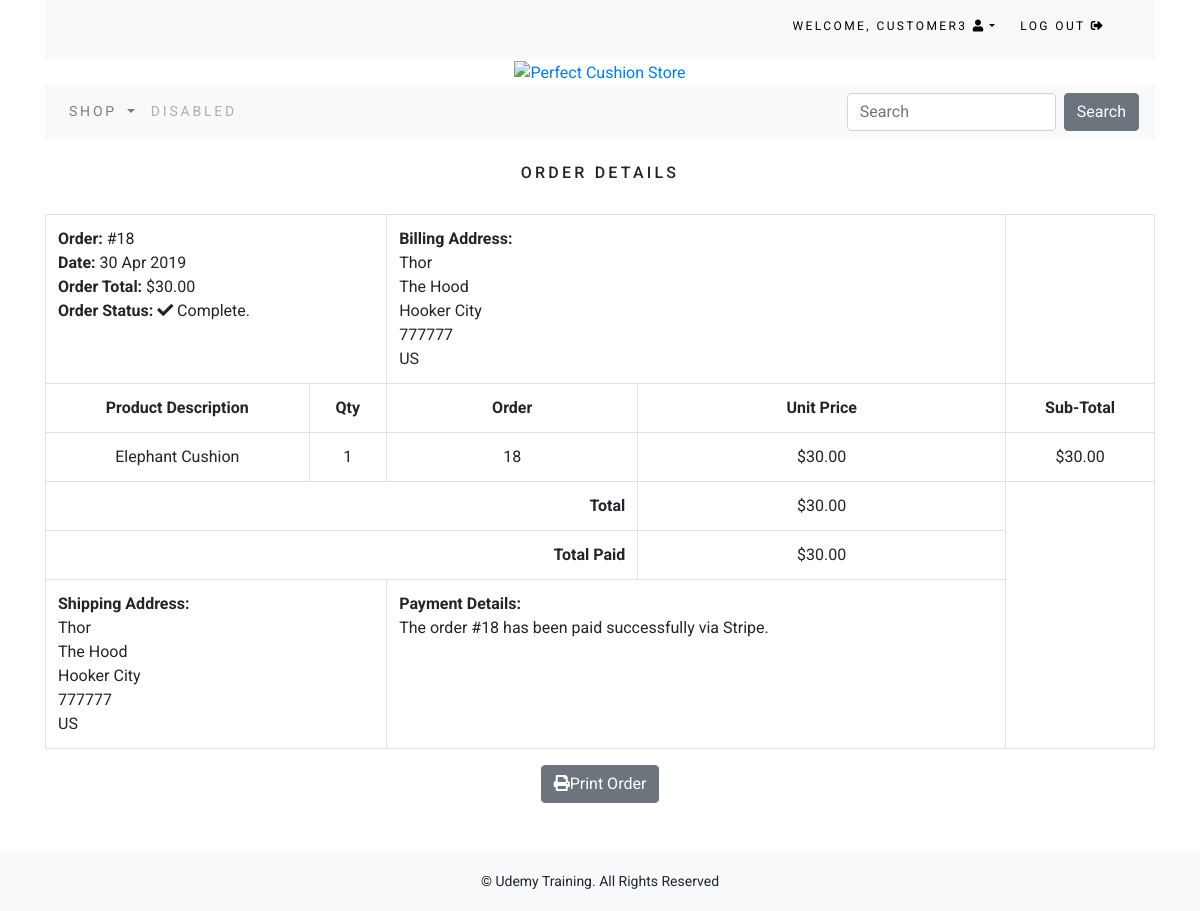
Page /order/detail/18/ (signed in) on the committed database.
### order/models.py (models this page shows, shortened)
class Order(models.Model):
    token = models.CharField(max_length=250, blank=True)
    total = models.DecimalField(max_digits=10, decimal_places=2, verbose_name='USD Order Total')
    emailAddress = models.EmailField(max_length=250, blank=True, verbose_name='Email Address')
    user = models.ForeignKey(User, blank=True, null=True, related_name='order', on_delete=models.CASCADE)
    created = models.DateTimeField(auto_now_add=True)
    billingName = models.CharField(max_length=250, blank=True)
    billingAddress1 = models.CharField(max_length=250, blank=True)
    billingCity = models.CharField(max_length=250, blank=True)
    billingPostcode = models.CharField(max_length=250, blank=True)
    billingCountry = models.CharField(max_length=250, blank=True)
    shippingName = models.CharField(max_length=250, blank=True)
    shippingAddress1 = models.CharField(max_length=250, blank=True)
    shippingCity = models.CharField(max_length=250, blank=True)
    shippingPostCode = models.CharField(max_length=250, blank=True)
    shippingCountry = models.CharField(max_length=250, blank=True)
    class Meta:
        db_table = 'Order'
        ordering = ['-created']
    def __str__(self):
        return str(self.id)

class OrderItem(models.Model):
    product = models.CharField(max_length=250)
    quantity = models.IntegerField()
    price = models.DecimalField(max_digits=10, decimal_places=2, verbose_name='USD Price')
    order = models.ForeignKey(Order, on_delete=models.CASCADE)
    class Meta:
        db_table = 'OrderItem'
    def sub_total(self):
        return self.quantity * self.price

### order/views.py (the view)
# urls.py: path('detail/<int:pk>/', views.OrderDetail.as_view(), name='order_detail'),
class OrderDetail(LoginRequiredMixin, generic.DetailView):
    model = OrderItem
    template_name = 'admin/order/order_detail.html'
    def get_queryset(self):
        return Order.objects.filter(user=self.request.user)
    def get_context_data(self, **kwargs):
        context = super().get_context_data(**kwargs)
        context['order_items'] = OrderItem.objects.filter(order=self.kwargs['pk'])
        return context

### cart/context_processors.py (called while the page is built)
def counter(request):
    item_count = 0
    if 'admin' in request.path:
        return {}
    else:
        try:
            cart = Cart.objects.filter(cart_id=_cart_id(request))
            cart_items = CartItem.objects.all().filter(cart=cart[:1])
            for cart_item in cart_items:
                item_count += cart_item.quantity
        except Cart.DoesNotExist:
            item_count = 0
    return dict(item_count = item_count)

### cart/views.py (called while the page is built)
def _cart_id(request):
    cart = request.session.session_key
    if not cart:
        cart = request.session.create()
    return cart

### order/templates/admin/order/order_detail.html (shortened to what this page needs)
{% extends 'base.html' %}
{% load staticfiles %}
{% block content %}
<div>
    <div class="text-center">
        <br>
        <h1 class="text-center my_title">Order Details</h1>
        <br>
        <table class="table table-bordered">
            <tr>
                <td class="text-left" colspan="2">
                    <b>Order: </b>#{{ order.id }}<br>
                    <b>Date: </b>{{ order.created|date:"d M Y" }}<br>
                    <b>Order Total: </b>${{ order.total }}<br>
                    <b>Order Status: </b><i class="fas fa-check"></i> Complete.
                </td>
                <td class="text-left" colspan="2">
                    <b>Billing Address: </b><br>
                    {{ order.billingName }}<br>
                    {{ order.billingAddress1 }}<br>
                    {{ order.billingCity }}<br>
                    {{ order.billingPostcode }}<br>
                    {{ order.billingCountry }}<br>
                </td>
            </tr>
            <tr>
                <td><b>Product Description</b></td>
                <td><b>Qty</b></td>
                <td><b>Order</b></td>
                <td><b>Unit Price</b></td>
                <td><b>Sub-Total</b></td>
            </tr>
            {% for item in order_items %}
            <tr>
                <td>{{ item.product }}</td>
                <td>{{ item.quantity }}</td>
                <td>{{ item.order }}</td>
                <td>${{ item.price }}</td>
                <td>${{ item.sub_total }}</td>
            </tr>
            {% endfor %}
            <tr>
                <td class="text-right" colspan="3"><b>Total</b></td>
                <td>${{ order.total }}</td>
            </tr>
            <tr>
                <td class="text-right" colspan="3"><b>Total Paid</b></td>
                <td>${{ order.total }}</td>
            </tr>
            <tr>
                <td class="text-left" colspan="2">
                    <b>Shipping Address: </b><br>
                    {{ order.shippingName }}<br>
                    {{ order.shippingAddress1 }}<br>
                    {{ order.shippingCity }}<br>
                    {{ order.shippingPostCode }}<br>
                    {{ order.shippingCountry }}<br>
                </td>
                <td class="text-left" colspan="2">
                    <b>Payment Details: </b><br>
                    The order #{{ order.id }} has been paid successfully via Stripe.
                </td>
            </tr>
        </table>
        <button class="btn btn-secondary" onclick="window.print();"><i class="fas fa-print"></i>Print Order</button>
    </div>
</div>
<br>
<br>
{% endblock %}

### templates/_top-navbar.html (shortened to what this page needs)
<div class="container">
    <div class="my_custom_menu">
        <ul>
            {% if request.user.is_authenticated %}
            <li>
                Welcome,<a href="#" class="dropdown-toggle" data-toggle='dropdown'
                        aria-haspopup='true' aria-expanded='false'>
                    {{ user.username }} <i class="fas fa-user"></i></a>
            </li>
            <li>
                <a href="{% url 'accounts:logout' %}">Log Out <i class="fas fa-sign-out-alt"></i></a>
            </li>
            {% endif %}
        </ul>
    </div>
</div>

### static/perfectcushion/master.css (style rules this page uses)
body { font-family: 'Roboto', sans-serif; }
.my_title { font-size: 16px; text-transform: uppercase; letter-spacing: .2em; }
.my_custom_menu { text-align: right !important; }
.my_custom_menu ul li { list-style: none; color: #000; text-transform: uppercase; letter-spacing: .2em; font-size: 12px; padding-right: 20px; display: inline; }
.my_custom_menu ul li a { text-decoration: none; color: #000; list-style: none; text-transform: uppercase; letter-spacing: .2em; font-size: 12px; }

### rows in the picture
Order: id "18", created "30 Apr 2019", total "30.00", billingName "Thor", billingAddress1 "The Hood", billingCity "Hooker City", billingPostcode "777777", billingCountry "US", shippingName "Thor", shippingAddress1 "The Hood", shippingCity "Hooker City", shippingPostCode "777777", shippingCountry "US"
OrderItem: product "Elephant Cushion", quantity "1", order "18", price "30.00", sub_total "30.00"

### other values in the picture
{{ user.username }} "CUSTOMER3"
